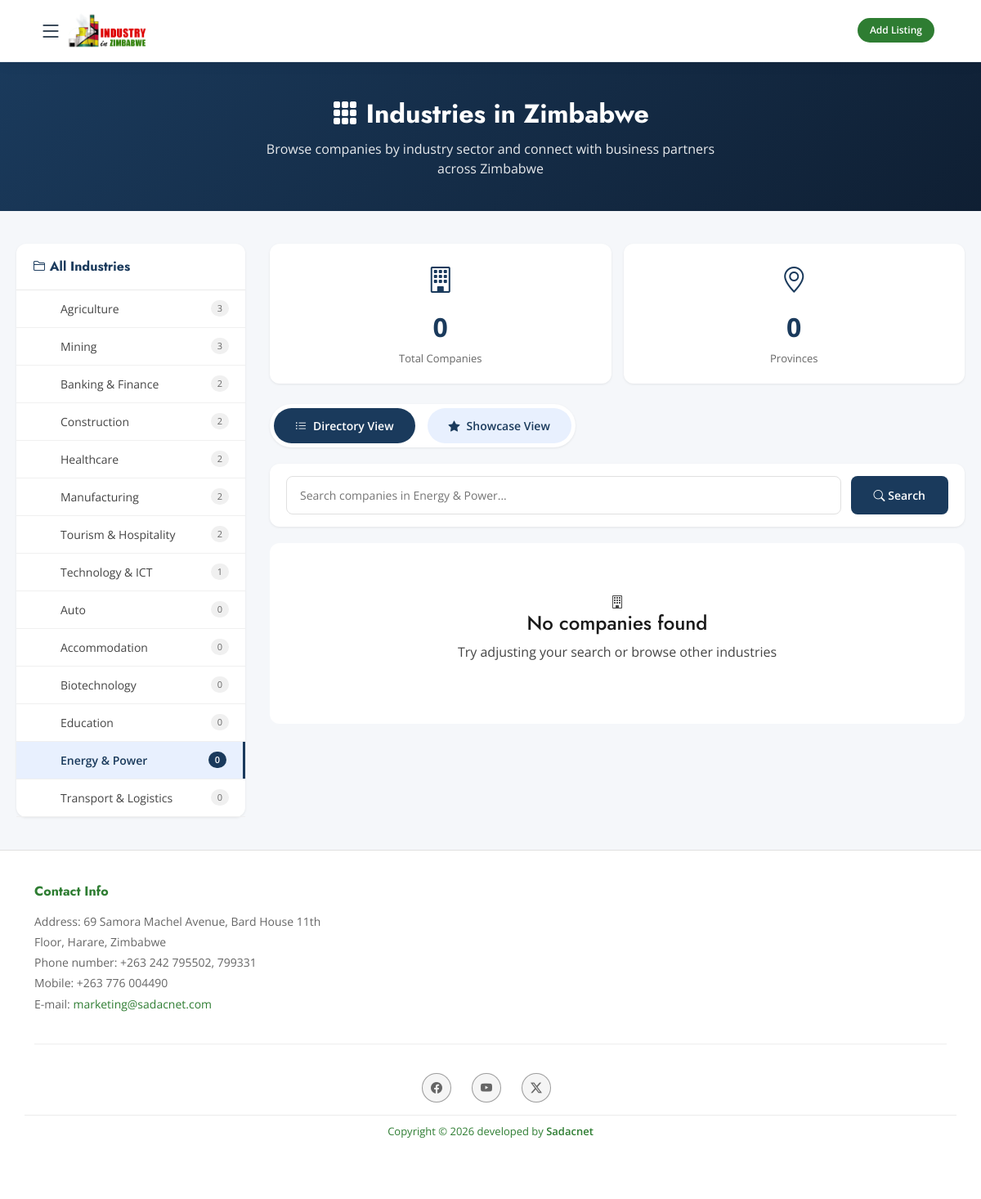
/industries.php?slug=energy-power, run on the app's committed database.
### tables this page shows
CREATE TABLE `industries` (
  `id` int(11) NOT NULL AUTO_INCREMENT,
  `slug` varchar(50) NOT NULL,
  `name` varchar(100) NOT NULL,
  `icon` varchar(10) DEFAULT NULL,
  `description` text DEFAULT NULL,
  `display_order` int(11) DEFAULT 0,
  `created_at` timestamp NOT NULL DEFAULT current_timestamp(),
  `updated_at` timestamp NOT NULL DEFAULT current_timestamp() ON UPDATE current_timestamp(),
  PRIMARY KEY (`id`),
  UNIQUE KEY `slug` (`slug`)
);

### industries.php (the view, shortened to what this page needs)
<?php
$selectedIndustry = isset($_GET['slug']) ? $_GET['slug'] : null;
$searchQuery = isset($_GET['search']) ? $_GET['search'] : '';
require_once __DIR__ . '/includes/head.php';
try {
    $db = new PDO('mysql:host=127.0.0.1;dbname=industry_co_zw;charset=utf8mb4', 'root', '');
    $db->setAttribute(PDO::ATTR_ERRMODE, PDO::ERRMODE_EXCEPTION);
} catch(PDOException $e) {
    die("Connection failed: " . $e->getMessage());
}
$stmt = $db->prepare("
    SELECT
        i.id,
        i.slug,
        i.name,
        i.icon,
        i.description,
        COUNT(DISTINCT c.id) as total,
        COUNT(DISTINCT c.province_id) as provinces_count,
        (SELECT COUNT(*) FROM industry_showcase WHERE industry_slug = i.slug AND is_active = 1) as showcase_count
    FROM industries i
    LEFT JOIN companies c ON i.id = c.industry_id AND c.is_active = 1
    GROUP BY i.id
    ORDER BY total DESC
");
$stmt->execute();
$industries = $stmt->fetchAll(PDO::FETCH_ASSOC);
$companies = [];
$selectedIndustryName = '';
$industryStats = [];
if ($selectedIndustry) {
    $stmt = $db->prepare("
        SELECT
            i.*,
            COUNT(DISTINCT c.id) as total_companies,
            COUNT(DISTINCT c.province_id) as provinces_covered,
            (SELECT COUNT(*) FROM industry_showcase WHERE industry_slug = i.slug AND is_active = 1) as showcase_count
        FROM industries i
        LEFT JOIN companies c ON i.id = c.industry_id AND c.is_active = 1
        WHERE i.slug = :slug
        GROUP BY i.id
    ");
    $stmt->execute(['slug' => $selectedIndustry]);
    $industryStats = $stmt->fetch(PDO::FETCH_ASSOC);
    $selectedIndustryName = $industryStats['name'] ?? '';
    $sql = "
        SELECT DISTINCT c.*, i.name as industry_name, p.name as province_name,
               c.stakeholder as stakeholder
        FROM companies c
        JOIN industries i ON c.industry_id = i.id
        LEFT JOIN provinces p ON c.province_id = p.id
        WHERE i.slug = :slug AND c.is_active = 1
    ";
    $sql .= " ORDER BY c.name";
    $stmt = $db->prepare($sql);
    $params = ['slug' => $selectedIndustry];
    $stmt->execute($params);
    $companies = $stmt->fetchAll(PDO::FETCH_ASSOC);
}
?>
</head>
<body class="index-page">
<?php require_once __DIR__ . '/includes/navbar.php'; ?>
<main class="main">
<section class="industries-hero">
    <div class="container">
        <h1><i class="bi bi-grid-3x3-gap-fill"></i> Industries in Zimbabwe</h1>
        <p>Browse companies by industry sector and connect with business partners across Zimbabwe</p>
    </div>
</section>
<section class="industries-main">
    <div class="industries-container">
        <div class="industries-sidebar">
            <h3><i class="bi bi-folder2"></i> All Industries</h3>
            <ul class="industry-list">
                <?php foreach ($industries as $industry): ?>
                <li>
                    <a href="industries.php?slug=<?php echo $industry['slug']; ?>" class="<?php echo $selectedIndustry == $industry['slug'] ? 'active' : ''; ?>">
                        <span class="industry-name">
                            <span><?php echo $industry['name']; ?></span>
                        </span>
                        <span class="count"><?php echo $industry['total']; ?></span>
                    </a>
                </li>
                <?php endforeach; ?>
            </ul>
        </div>
        <div class="industries-content">
            <?php if ($selectedIndustry && $industryStats): ?>
            <div class="stats-grid">
                <div class="stat-card">
                    <i class="bi bi-building"></i>
                    <div class="stat-value"><?php echo $industryStats['total_companies']; ?></div>
                    <div class="stat-label">Total Companies</div>
                </div>
                <div class="stat-card">
                    <i class="bi bi-geo-alt"></i>
                    <div class="stat-value"><?php echo $industryStats['provinces_covered']; ?></div>
                    <div class="stat-label">Provinces</div>
                </div>
            </div>
            <div class="view-toggle">
                <a href="industries.php?slug=<?php echo $selectedIndustry; ?>" class="btn btn-directory">
                    <i class="bi bi-list-ul"></i> Directory View
                </a>
                <a href="industry.php?slug=<?php echo $selectedIndustry; ?>&tab=showcase" class="btn btn-showcase-toggle">
                    <i class="bi bi-star-fill"></i> Showcase View
                </a>
            </div>
            <div class="search-bar">
                <input type="text" id="companySearch" placeholder="Search companies in <?php echo htmlspecialchars($selectedIndustryName); ?>..." value="<?php echo htmlspecialchars($searchQuery); ?>">
                <button onclick="searchCompanies()"><i class="bi bi-search"></i> Search</button>
            </div>
            <?php if (!empty($companies)): ?>
            <div class="companies-list" id="companiesList">
                <?php foreach ($companies as $company): ?>
                <a href="<?php echo getCompanyUrl($company['stakeholder'], $company['id'], $company['name']); ?>" class="company-item">
                    <div class="company-logo">
                        <?php if ($company['logo']): ?>
                        <img src="/industry.co.zw/<?php echo $company['logo']; ?>" alt="<?php echo htmlspecialchars($company['name']); ?>" onerror="this.parentElement.innerHTML='<i class=\'bi bi-building no-logo-icon\'></i>'">
                        <?php else: ?>
                        <i class="bi bi-building no-logo-icon"></i>
                        <?php endif; ?>
                    </div>
                    <div class="company-details">
                        <div class="company-name"><?php echo htmlspecialchars($company['name']); ?></div>
                        <div class="company-meta">
                            <span><i class="bi bi-geo-alt"></i> <?php echo htmlspecialchars($company['province_name'] ?: 'Zimbabwe'); ?></span>
                            <?php if ($company['phone']): ?>
                            <span><i class="bi bi-telephone"></i> <?php echo htmlspecialchars($company['phone']); ?></span>
                            <?php endif; ?>
                        </div>
                        <?php if ($company['stakeholder']): ?>
                        <div class="company-badge"><?php echo $company['stakeholder']; ?> Member</div>
                        <?php endif; ?>
                    </div>
                </a>
                <?php endforeach; ?>
            </div>
            <?php else: ?>
            <div class="no-results">
                <i class="bi bi-building"></i>
                <h4>No companies found</h4>
                <p>Try adjusting your search or browse other industries</p>
            </div>
            <?php endif; ?>
            <?php endif; ?>
        </div>
    </div>
</section>
</main>
<?php require_once __DIR__ . '/includes/footer.php'; ?>
</body>
</html>

### assets/css/main.css (style rules this page uses)
:root { --default-font: "Open Sans", system-ui, -apple-system, "Segoe UI", Roboto, "Helvetica Neue", Arial, "Noto Sans", "Liberation Sans", sans-serif, "Apple Color Emoji", "Segoe UI Emoji", "Segoe UI Symbol", "Noto Color Emoji"; --heading-font: "Jost", sans-serif; --nav-font: "Poppins", sans-serif; }
:root { --background-color: #ffffff; --default-color: #444444; --heading-color: #1a1a1a; --accent-color: #006400; --surface-color: #ffffff; --contrast-color: #ffffff; --gold-color: #FFD700; --red-color: #C62828; }
:root { --nav-color: #ffffff; --nav-hover-color: #006400; --nav-mobile-background-color: #ffffff; --nav-dropdown-background-color: #ffffff; --nav-dropdown-color: #444444; --nav-dropdown-hover-color: #006400; }
:root { scroll-behavior: smooth; }
body { color: var(--default-color); background-color: var(--background-color); font-family: var(--default-font); }
h1, h2, h3, h4, h5, h6 { color: var(--heading-color); font-family: var(--heading-font); }
section, .section { color: var(--default-color); background-color: var(--background-color); padding: 60px 0; scroll-margin-top: 88px; overflow: clip; }

### industries.php (style rules this page uses)
body.index-page { padding-top: 70px; }
.industries-hero { background: linear-gradient(135deg, #1a3a5c, #0f1f33); color: #fff; padding: 50px 0 40px; text-align: center; margin-top: 0; }
.industries-hero h1 { font-size: 32px; font-weight: 700; margin-bottom: 12px; color: #ffffff; }
.industries-hero p { font-size: 16px; opacity: 0.9; max-width: 600px; margin: 0 auto; color: #ffffff; }
.industries-main { background: #f5f7fa; padding: 40px 0; min-height: 500px; }
.industries-container { display: flex; gap: 30px; max-width: 1400px; margin: 0 auto; padding: 0 20px; }
.industries-sidebar { flex: 0 0 280px; background: #fff; border-radius: 12px; box-shadow: 0 1px 3px rgba(0,0,0,0.08); height: fit-content; position: sticky; top: 90px; }
.industries-sidebar h3 { padding: 18px 20px; margin: 0; font-size: 16px; font-weight: 700; color: #1a3a5c; border-bottom: 1px solid #eaeaea; }
.industry-list { list-style: none; margin: 0; padding: 0; max-height: 60vh; overflow-y: auto; }
.industry-list li { border-bottom: 1px solid #f0f0f0; }
.industry-list a { display: flex; align-items: center; justify-content: space-between; padding: 12px 20px; color: #444; text-decoration: none; font-size: 14px; transition: all 0.2s; }
.industry-list a.active { background: #e8f0fe; color: #1a3a5c; font-weight: 600; border-right: 3px solid #1a3a5c; }
.industry-list .industry-name { display: flex; align-items: center; gap: 10px; }
.industry-list .count { background: #f0f0f0; padding: 2px 8px; border-radius: 20px; font-size: 11px; color: #666; }
.industry-list a.active .count { background: #1a3a5c; color: #fff; }
.industries-content { flex: 1; min-width: 0; }
.stats-grid { display: grid; grid-template-columns: repeat(2, 1fr); gap: 15px; margin-bottom: 25px; }
.stat-card { background: #fff; border-radius: 12px; padding: 20px; text-align: center; box-shadow: 0 1px 3px rgba(0,0,0,0.08); }
.stat-card i { font-size: 32px; color: #1a3a5c; margin-bottom: 10px; display: block; }
.stat-card .stat-value { font-size: 32px; font-weight: 700; color: #1a3a5c; }
.stat-card .stat-label { font-size: 13px; color: #666; margin-top: 5px; }
.view-toggle { display: flex; gap: 15px; margin-bottom: 20px; background: #fff; padding: 5px; border-radius: 50px; width: fit-content; box-shadow: 0 1px 3px rgba(0,0,0,0.08); }
.view-toggle .btn { padding: 10px 25px; border-radius: 50px; font-size: 14px; font-weight: 600; text-decoration: none; transition: all 0.2s; display: inline-flex; align-items: center; gap: 8px; }
.btn-directory { background: #1a3a5c; color: #fff; }
.btn-showcase-toggle { background: #e8f0fe; color: #1a3a5c; }
.search-bar { display: flex; gap: 12px; margin-bottom: 20px; background: #fff; padding: 15px 20px; border-radius: 12px; box-shadow: 0 1px 3px rgba(0,0,0,0.08); }
.search-bar input { flex: 1; padding: 12px 16px; border: 1px solid #e0e0e0; border-radius: 8px; font-size: 14px; transition: all 0.2s; }
.search-bar button { padding: 12px 28px; background: #1a3a5c; color: #fff; border: none; border-radius: 8px; cursor: pointer; font-size: 14px; font-weight: 600; transition: all 0.2s; }
.no-results { text-align: center; padding: 60px 20px; background: #fff; border-radius: 12px; }

### includes/navbar.php (style rules this page uses)
@media (max-width: 1200px) { body { padding-top: 65px; } }

### data on the page
industries: name "Agriculture", total "3"
industries: name "Mining", total "3"
industries: name "Banking & Finance", total "2"
industries: name "Construction", total "2"
industries: name "Healthcare", total "2"
industries: name "Manufacturing", total "2"
industries: name "Tourism & Hospitality", total "2"
industries: name "Technology & ICT", total "1"
industries: name "Auto", total "0"
industries: name "Accommodation", total "0"
industries: name "Biotechnology", total "0"
industries: name "Education", total "0"
industries: name "Energy & Power", total "0", name "Search companies in Energy & Power..."
industries: name "Transport & Logistics", total "0"

### other printed values
$industryStats['total_companies'] "0"
$industryStats['provinces_covered'] "0"
